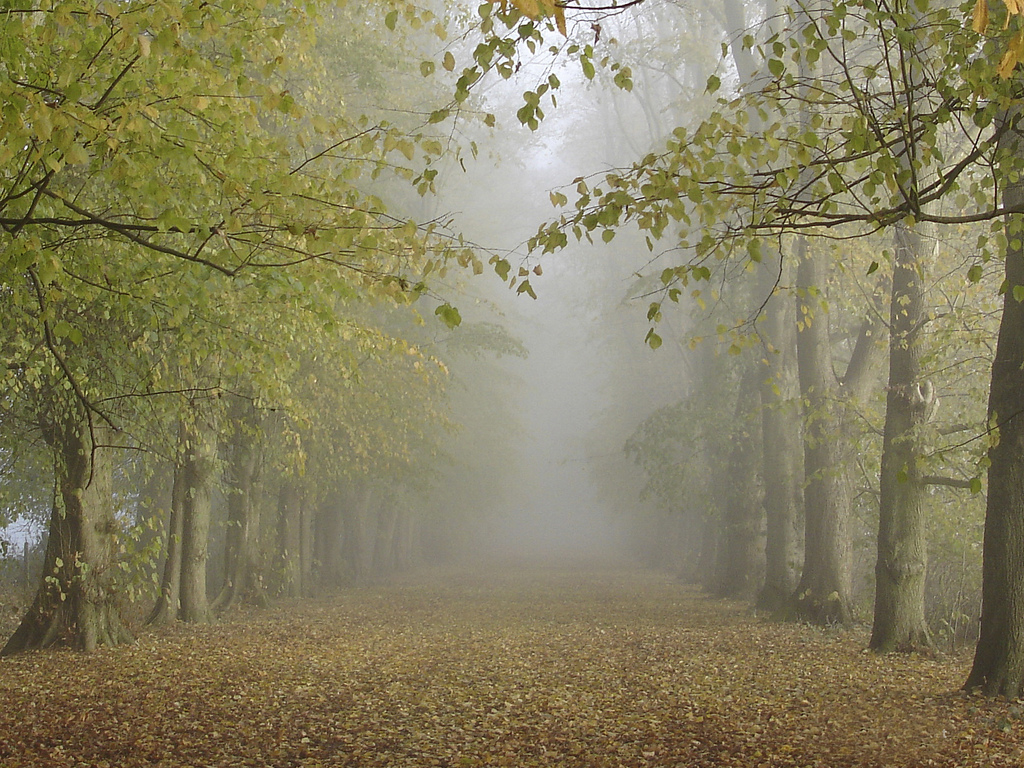
#> input picture data/raw_images/forest.jpg, 1024 x 768 px
$ python darkchannelcomputation.py ../../data/raw_images/forest.jpg
#> lines starting #> are read from the running program, lines starting #| are printed output that depends on the picture
### src/functions/cache_utils.py
"""
Utilitaire de cache pour sauvegarder/charger les résultats intermédiaires
dans data/files/{img_name}_{étape}.npy
"""
import numpy as np
import os

# Chemin vers le dossier data/files, relatif à ce fichier
_CURRENT_DIR = os.path.dirname(os.path.abspath(__file__))
_DATA_DIR = os.path.abspath(os.path.join(_CURRENT_DIR, '../../data/files'))


def _get_path(img_name: str, step: str) -> str:
    """Construit le chemin vers le fichier cache pour une image et une étape."""
    return os.path.join(_DATA_DIR, f'{img_name}_{step}.npy')


def load_cache(img_name: str, step: str):
    """
    Charge un résultat depuis le cache s'il existe.
    Retourne le tableau numpy ou None si le fichier n'existe pas.
    """
    path = _get_path(img_name, step)
    if os.path.exists(path):
        return np.load(path, allow_pickle=True)
    return None


def save_cache(img_name: str, step: str, data: np.ndarray):
    """Sauvegarde un résultat dans le cache."""
    os.makedirs(_DATA_DIR, exist_ok=True)
    path = _get_path(img_name, step)
    np.save(path, data)


def get_img_name(img_path: str) -> str:
    """Extrait le nom de l'image (sans extension) à partir du chemin."""
#> further down, img is the input picture: shape (768, 1024, 3); mean R, G, B 133.5, 127.1, 94.7
    return os.path.splitext(os.path.basename(img_path))[0]

### src/functions/darkchannelcomputation.py
import numpy as np
import matplotlib.pyplot as plt
import argparse
import os

from scipy import ndimage, datasets
from cache_utils import load_cache, save_cache, get_img_name


def darkchannelcomputation(I : np.ndarray, patch_size : int, img_name : str = None) -> np.ndarray:

    # Si un nom d'image est fourni, vérifier le cache
#> called with patch_size = 20, img_name = 'forest'
    if img_name is not None:
        cached = load_cache(img_name, 'dark_channel')
        if cached is not None:
            return cached

    I_min_canaux = np.min(I, axis=2)
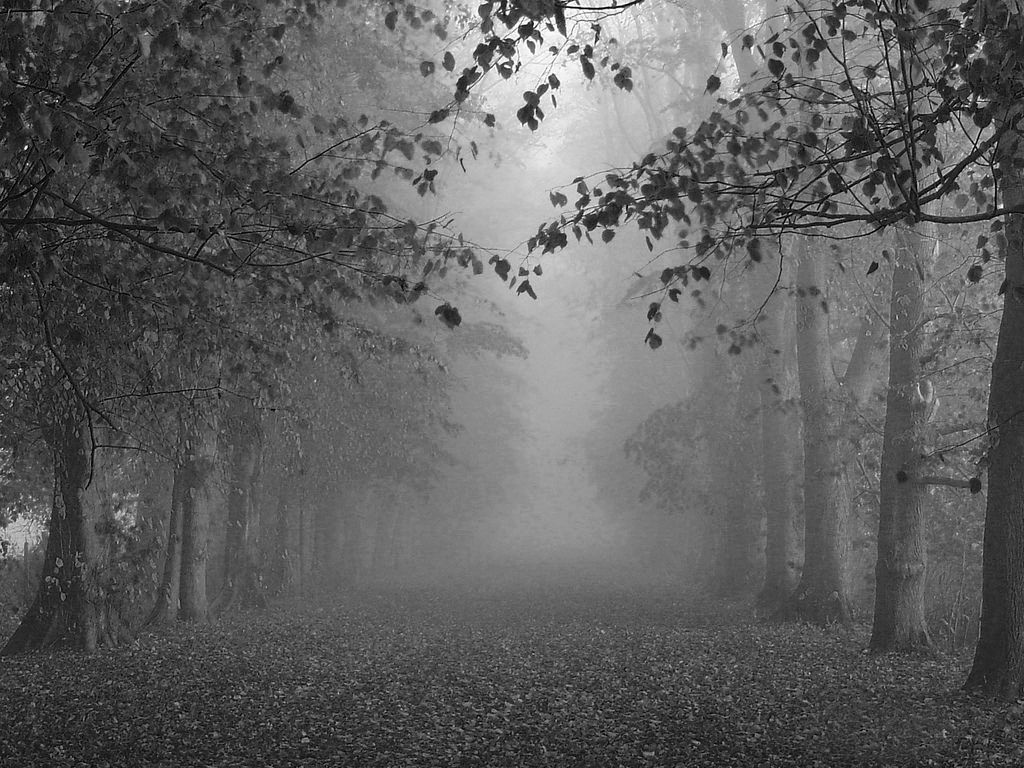
#> I_min_canaux: shape (768, 1024); min 0, max 255, mean 94.6

    # I_padded = np.pad(I_min_canaux,patch_size%2, 'constant', constant_values=255)

    dark_channel = ndimage.minimum_filter(I_min_canaux,patch_size)
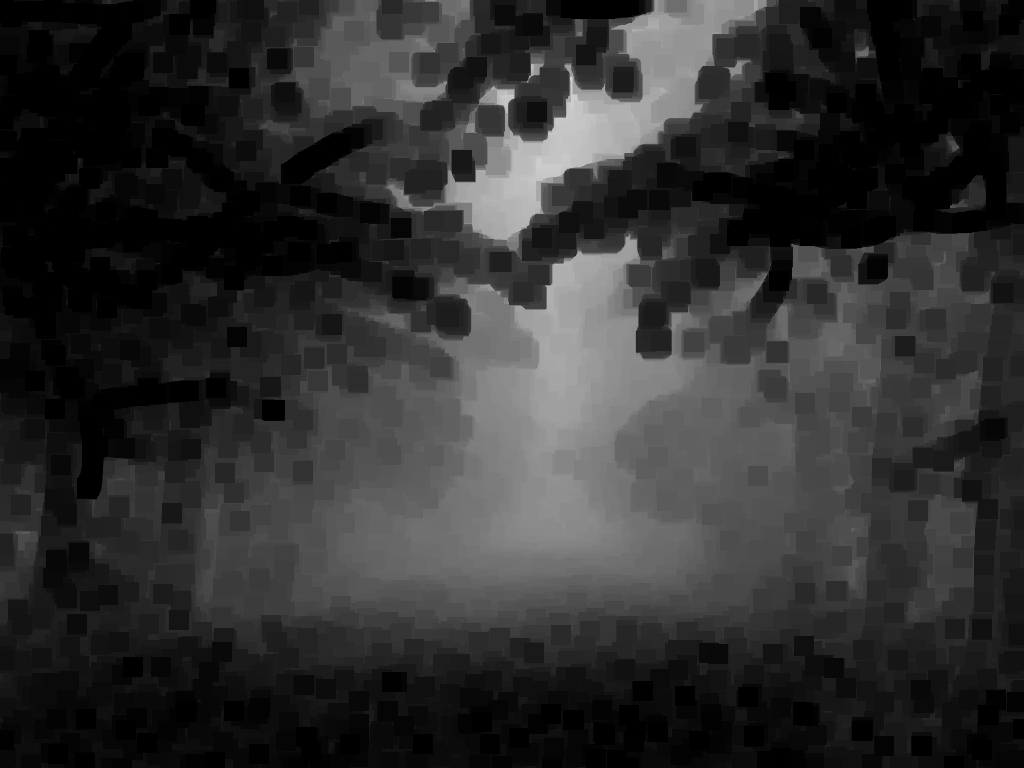
#> dark_channel: shape (768, 1024); min 0, max 208, mean 46.7


    # [8 lines of commented-out code are left out]
    if img_name is not None:
        save_cache(img_name, 'dark_channel', dark_channel)

    return dark_channel


if __name__ == "__main__":
    parser = argparse.ArgumentParser(description="Calcul du dark channel d'une image.")
    parser.add_argument("image", type=str, help="Chemin vers l'image d'entrée")
    parser.add_argument("--patch-size", type=int, default=20, help="Taille du patch pour le dark channel (défaut: 20)")
    args = parser.parse_args()

    img_path = os.path.abspath(args.image)
    img_name = get_img_name(img_path)
    img = plt.imread(img_path)
    dark = darkchannelcomputation(img, args.patch_size, img_name)
    fig = plt.figure()
    original = fig.add_subplot(1, 2, 1)
    original.imshow(img)
    dark_plot = fig.add_subplot(1, 2, 2)
    dark_plot.imshow(dark, cmap='gray')
    plt.show()
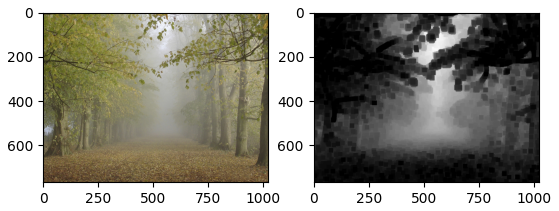
#> figure drawn by matplotlib, 2 panels

$ run again, on data/raw_images/stadium.jpg
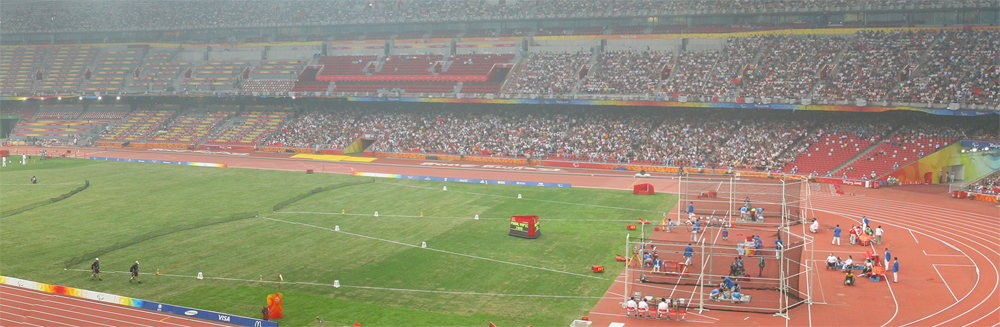
#> input picture data/raw_images/stadium.jpg, 1000 x 327 px
#> img is the input picture: shape (327, 1000, 3); mean R, G, B 150.9, 141.2, 119.4
#> in darkchannelcomputation, `dark_channel = ndimage.minimum_filter(I_min_canaux,patch_size)`:
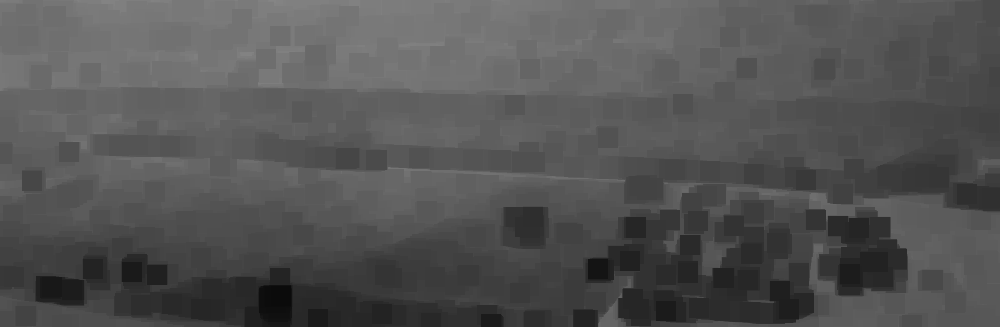
#> dark_channel: shape (327, 1000); min 11, max 133, mean 83.6
#> `plt.show()`:
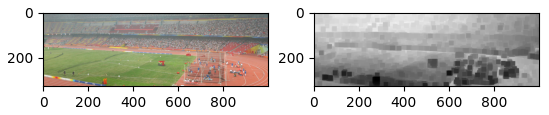
#> figure drawn by matplotlib, 2 panels
